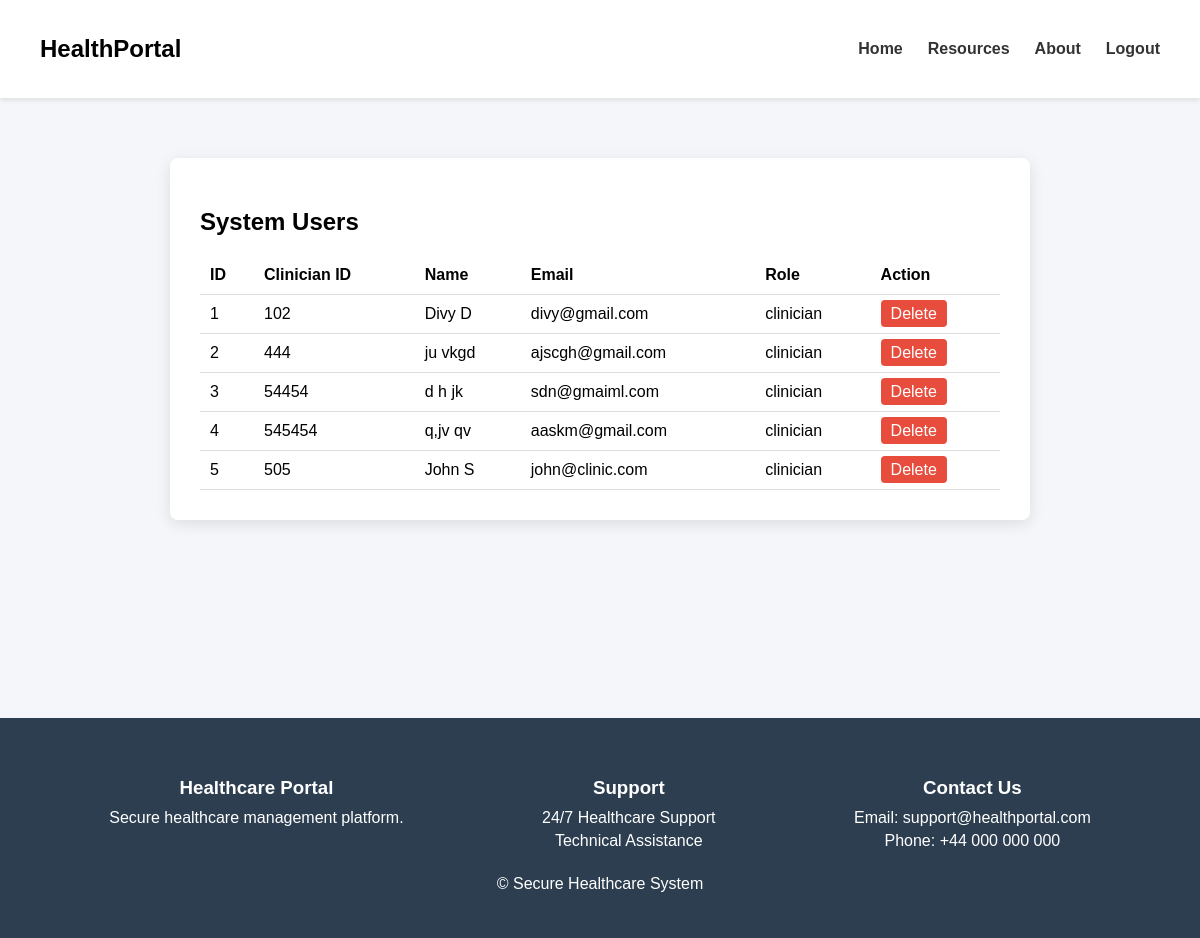
/manage_users (signed in), run on an earlier commit of the app's database.
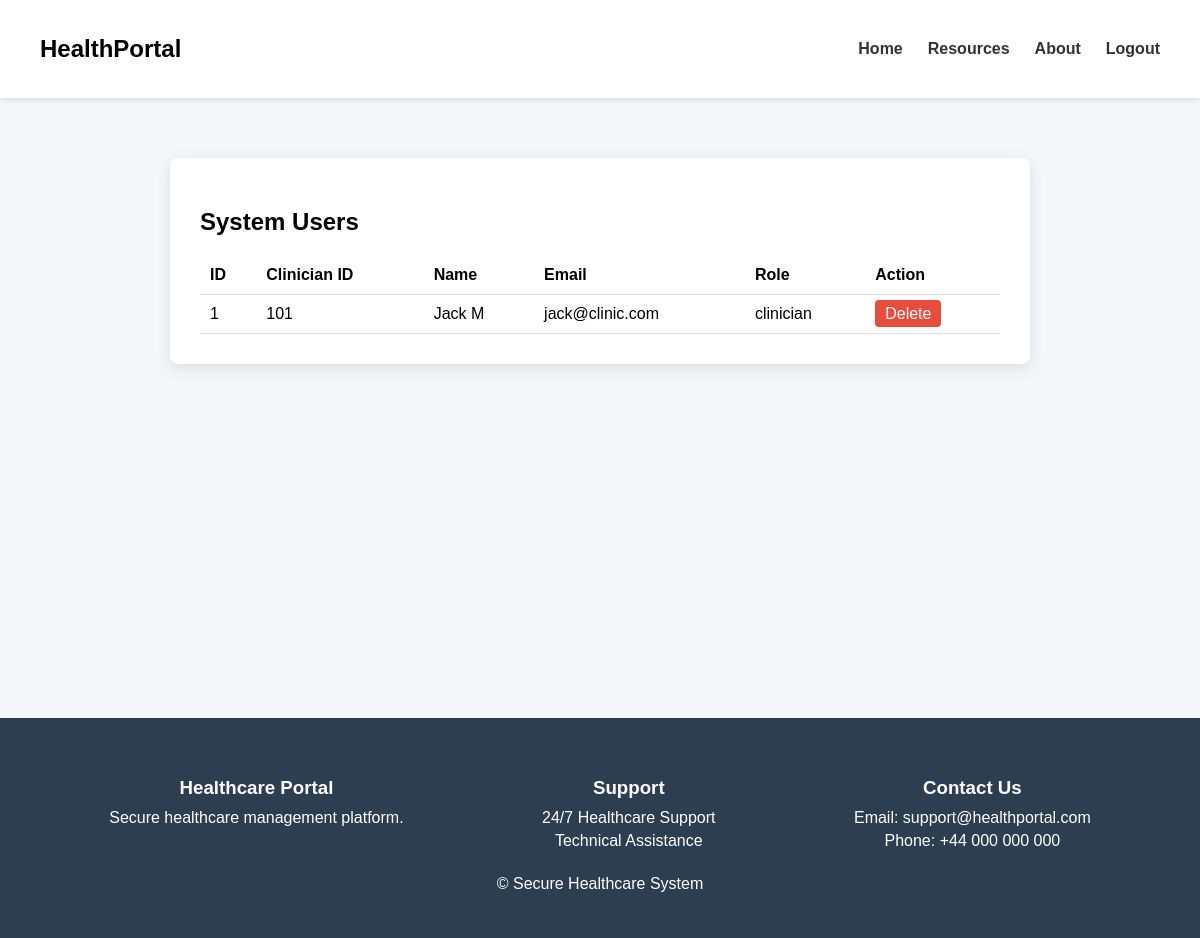
And on a later commit of the database.
### tables this page shows
CREATE TABLE users (
            id INTEGER PRIMARY KEY AUTOINCREMENT,
            clinician_id INTEGER UNIQUE,
            name TEXT NOT NULL,
            email TEXT UNIQUE NOT NULL,
            password TEXT NOT NULL,
            role TEXT NOT NULL
        );

### run.py (the view)
@app.route('/manage_users')
@login_required
def manage_users():
    if current_user.role != "admin":
        return redirect("/")
    with sqlite3.connect(DATABASE) as conn:
        cursor = conn.cursor()
        cursor.execute("""
        SELECT id, clinician_id, name, email, role
        FROM users WHERE role='clinician'
        """)
        users = cursor.fetchall()
    user_list = []
    for u in users:
        user_list.append({
            "id": u[0],
            "clinician_id": u[1],
            "name": u[2],
            "email": u[3],
            "role": u[4]
        })
    return render_template(
        "admin/manage_users.html",
        users=user_list
    )

### app/security/login_manager.py (called while the page is built)
@login_manager.user_loader
def load_user(user_id):
    with sqlite3.connect(DATABASE) as conn:
        cursor = conn.cursor()
        cursor.execute(
            """
            SELECT id, name, email, role
            FROM users
            WHERE id=?
            """,
            (user_id,)
        )
        user = cursor.fetchone()
    if user:
        return User(user[0], user[1], user[2], user[3])
    return None

### app/templates/admin/manage_users.html
{% extends "base.html" %}
{% block content %}
<div class="users-container">
<h2>System Users</h2>
<table class="users-table">
<tr>
<th>ID</th>
<th>Clinician ID</th>
<th>Name</th>
<th>Email</th>
<th>Role</th>
<th>Action</th>
</tr>
{% for user in users %}
<tr>
<td>{{ loop.index }}</td>
<td>{{ user.clinician_id }}</td>
<td>{{ user.name }}</td>
<td>{{ user.email }}</td>
<td>{{ user.role }}</td>
<td>
{% if user.role != "admin" %}
<a href="#" onclick="confirmDelete({{ user.id }})" class="delete-btn">
Delete
</a>
{% endif %}
</td>
</tr>
{% endfor %}
</table>
</div>
{% endblock %}

### app/templates/base.html (shortened to what this page needs)
<!DOCTYPE html>
<html>
<head>
<link rel="stylesheet" href="/static/css/style.css">
</head>
<body>
<nav class="navbar">
<h2 class="logo">HealthPortal</h2>
<ul>
<li><a href="/">Home</a></li>
<li><a href="#">Resources</a></li>
<li><a href="#">About</a></li>
{% if current_user.is_authenticated %}
<li><a href="/logout">Logout</a></li>
{% else %}
<li><a href="/login">Login</a></li>
{% endif %}
</ul>
</nav>
<div class="page-container">
{% block content %}
{% endblock %}
</div>
<footer>
<div class="footer-grid">
<div>
<h3>Healthcare Portal</h3>
<p>Secure healthcare management platform.</p>
</div>
<div>
<h3>Support</h3>
<p>24/7 Healthcare Support</p>
<p>Technical Assistance</p>
</div>
<div>
<h3>Contact Us</h3>
<p>Email: support@healthportal.com</p>
<p>Phone: +44 000 000 000</p>
</div>
</div>
<p class="copyright">© Secure Healthcare System</p>
</footer>
</body>
</html>

### app/static/css/style.css (style rules this page uses)
body { font-family: Arial; margin:0; background:#f4f6f9; }
.navbar { display:flex; justify-content:space-between; align-items:center; padding:15px 40px; background:white; box-shadow:0 2px 5px rgba(0,0,0,0.1); }
.navbar ul { display:flex; list-style:none; gap:25px; }
.navbar a { text-decoration:none; color:#333; font-weight:bold; }
footer { text-align:center; padding:20px; background:#2c3e50; color:white; margin-top:40px; }
footer { background:#2c3e50; color:white; padding:40px; margin-top:0; }
.footer-grid { display:flex; justify-content:space-around; margin-bottom:20px; }
.footer-grid h3 { margin-bottom:10px; }
footer p { margin:5px 0; }
.copyright { text-align:center; margin-top:20px; }
.page-container { min-height:70vh; }
.users-container { width:800px; margin:60px auto; background:white; padding:30px; border-radius:8px; box-shadow:0 4px 15px rgba(0,0,0,0.1); }
.users-table { width:100%; border-collapse:collapse; }
.users-table th, .users-table td { padding:10px; border-bottom:1px solid #ddd; text-align:left; }
.delete-btn { color:white; background:#e74c3c; padding:5px 10px; border-radius:4px; text-decoration:none; }

What changed in the data, as far as the page shows it:
removed users: clinician_id "102", name "Divy D", email "divy@gmail.com", role "clinician"
removed users: clinician_id "444", name "ju vkgd", email "ajscgh@gmail.com", role "clinician"
removed users: clinician_id "54454", name "d h jk", email "sdn@gmaiml.com", role "clinician"
removed users: clinician_id "545454", name "q,jv qv", email "aaskm@gmail.com", role "clinician"
removed users: clinician_id "505", name "John S", email "john@clinic.com", role "clinician"
added users: clinician_id "101", name "Jack M", email "jack@clinic.com", role "clinician"
